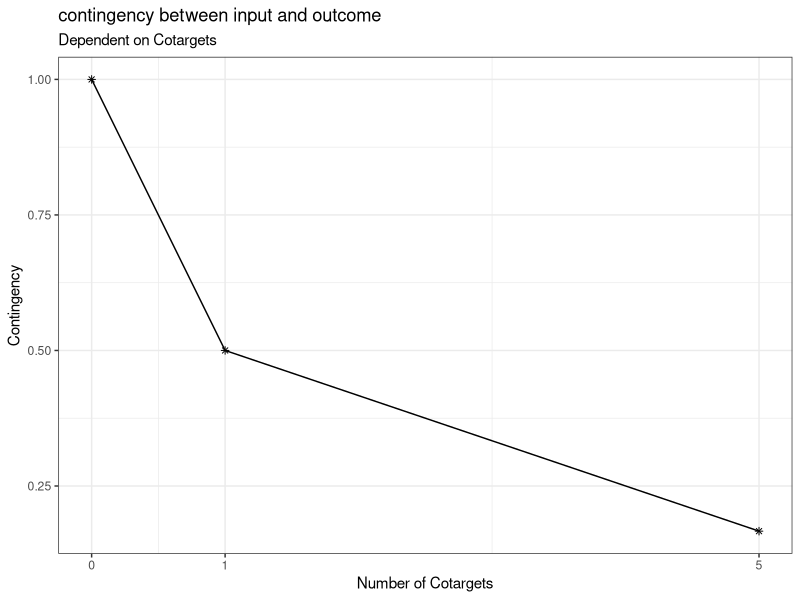
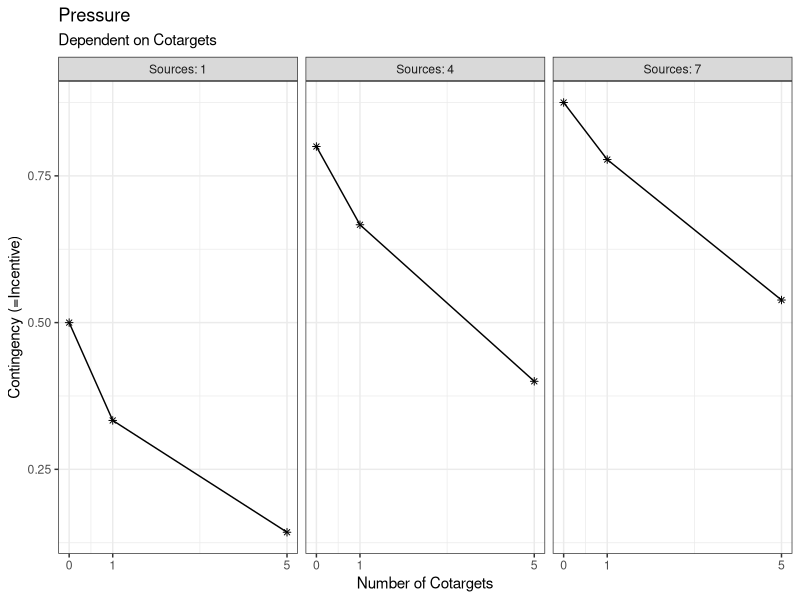
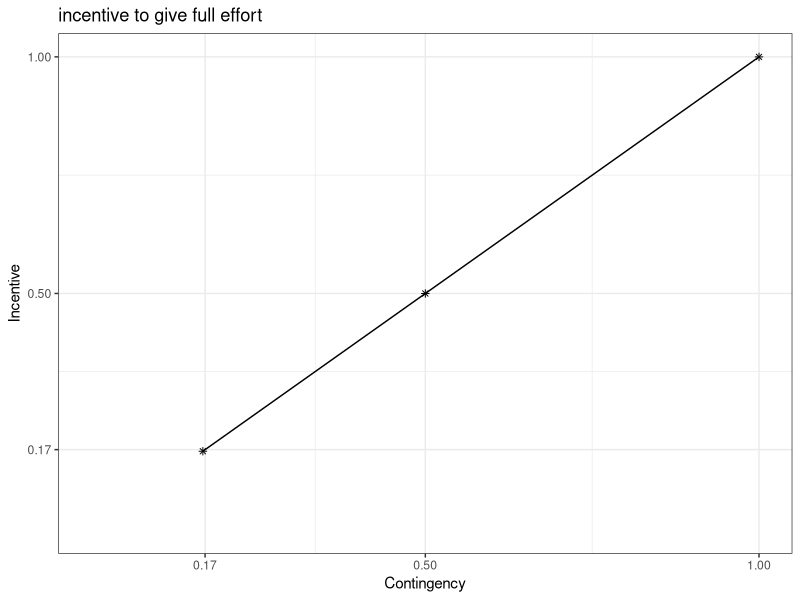
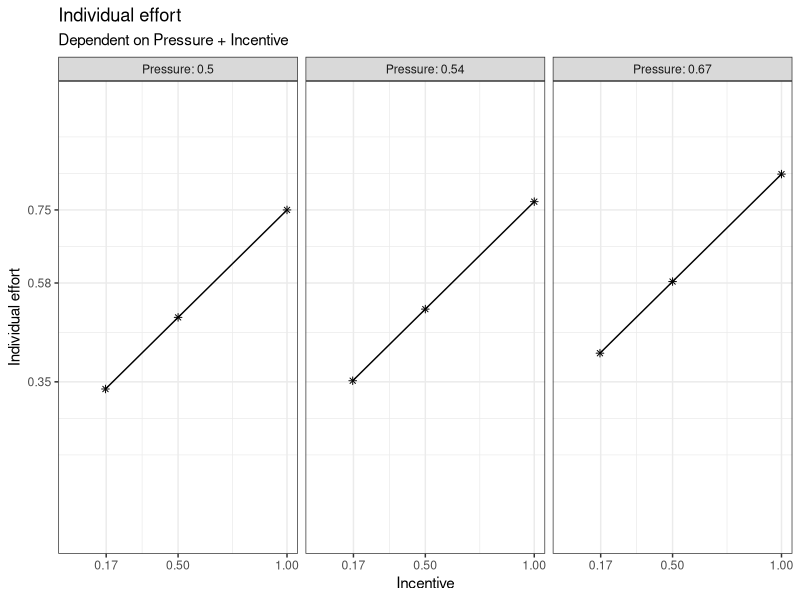
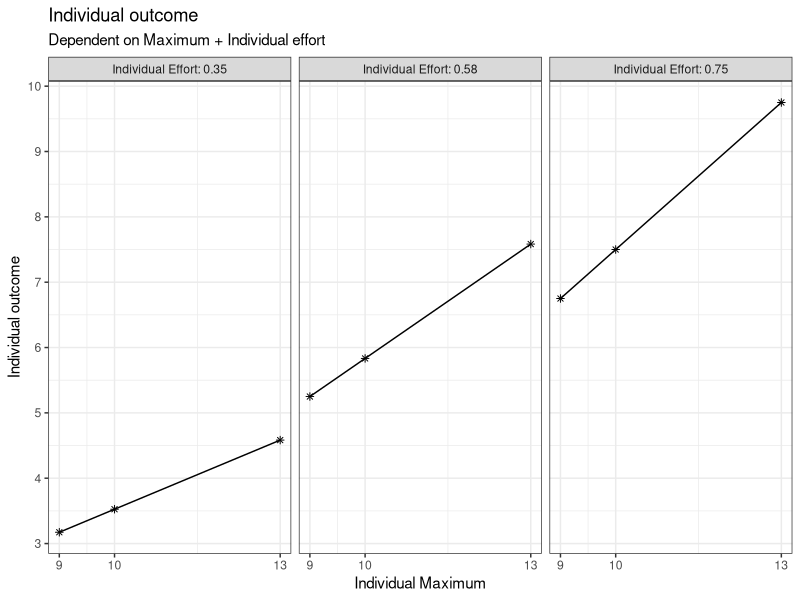
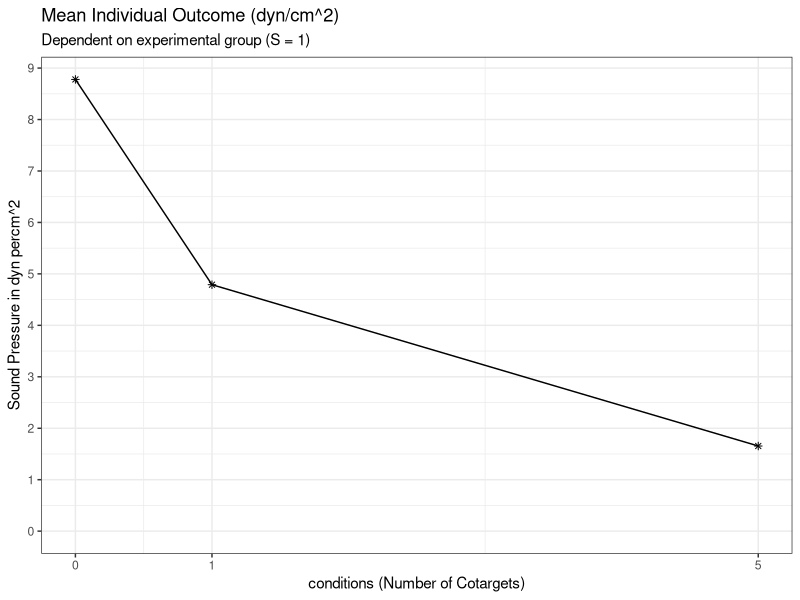

These figures' R source, in order:
###Creating of the base functions to compute the outcome of the simulation later on

# load the necessary libraries
library(ggplot2)
library(dplyr)
library(multcomp)

#' p1 Compute the contingency between input and outcome
#' 
#' @param CT number of people who are also viewed as targets of social pressure. Ranges from 0 to infinite (discrete)
#' 
#' @return (CON) contingency between input and outcome. Ranges from 0 to 1 (continuous)

get_CON <- function(CT) {
  n <- CT + 1
  CON <- 1/n
  return(CON)
}

# (example) check vectorized form:
CT <- c(0, 1, 5)
CON <- get_CON(CT)
CON

# (example) create data for CT 
plot_data_CON <- expand.grid(
  CT = c(0, 1, 5)
)

# (example) compute CON from the CT data
plot_data_CON$CON <- get_CON(
  CT = plot_data_CON$CT
)

# (example) plot a visual graph for the p1-function
ggplot(plot_data_CON, aes(x = CT, y = CON)) +
  geom_point(shape = 8) +
  labs(title = "contingency between input and outcome", subtitle = "Dependent on Cotargets", y = "Contingency", x = "Number of Cotargets") +
  scale_x_continuous(limits = c(0, 5), breaks = c(0, 1, 5)) +
  theme_bw() +
  geom_line()



#' p2 compute the social pressure on each given target member of the group
#' 
#' @param CT number of people who are also viewed as targets of social impact. Ranges from 0 to infinite (discrete)
#' @param S number of people viewed as source of social pressure. Ranges from 0 to infinite (discrete)
#' 
#' @return (P) social pressure. Ranges from 0 to 1 (continuous)

get_P <- function (CT, S) {
  P <- S/(S+CT+1)
  return(P)
}

# (example) check vectorized form:
CT <- c(0, 1, 5)
S <- c(1, 4, 7)
P <- get_P(CT, S)
P

# (example) create data for CT and S 
plot_data_P <- expand.grid(
  CT = c(0, 1, 5),
  S = c(1, 4, 7)
)

# (example) compute pressure from CT and S
plot_data_P$P <- get_P(
  CT = plot_data_P$CT,
  S = plot_data_P$S
)

# (example) create an extra column for the plotting
plot_data_P$S_label <- paste("Sources:", plot_data_P$S)

# (example) plot a visual graph for the p2-function
ggplot(plot_data_P, aes(x = CT, y = P)) +
  geom_point(shape = 8) +
  facet_wrap(~plot_data_P$S_label) +
  labs(title = "Pressure", subtitle = "Dependent on Cotargets", y = "Contingency (=Incentive)", x = "Number of Cotargets") +
  scale_x_continuous(limits = c(0, 5), breaks = c(0, 1, 5)) +
  theme_bw() +
  geom_line()



#' t1 compute the incentive to give full effort
#' 
#' @param CON number of people who are also viewed as targets of social impact. Ranges from 0 to infinite (discrete)
#' 
#' @return (INC) incentive to give full effort. Ranges from 0 to 1 (continuous)

get_INC <- function(CON) {
  INC <- CON
  return(INC)
}


# (example) check vectorized form:
INC <- get_INC(CON)
INC

# (example) create data for CT 
plot_data_INC <- expand.grid(
  CON = CON
)

# (example) compute the incentive from CT
plot_data_INC$INC <- get_INC(
  CON = plot_data_INC$CON
)

# (example) plot a visual graph for the t1-function
ggplot(plot_data_CON, aes(x = CON, y = INC)) +
  geom_point(shape = 8) +
  labs(title = "incentive to give full effort", y = "Incentive", x = "Contingency") +
  scale_x_continuous(limits = c(0, 1), breaks = c(round(CON, digits = 2))) +
  scale_y_continuous(limits = c(0, 1), breaks = c(round(INC, digits = 2))) +
  theme_bw() +
  geom_line()



#' p3 compute the individual effort 
#' 
#' @param INC incentive to give full effort. Ranges from 0 to 1 (continuous)
#' @param P social pressure. Ranges from 0 to 1 (continuous)
#' 
#' @return (IE) individual effort. Ranges from 0 to 1 (continuous)

get_IE <- function(INC, P) {
  IE <- 0.5 * INC + 0.5 * P
  return(IE)
}

# (example) check vectorized form:
IE <- get_IE(INC, P)
IE


# (example) create data for INC and P
plot_data_IE <- expand.grid(
  INC = INC,
  P = P
)

# (example) compute the individual effort from INC and P
plot_data_IE$IE <- get_IE(
  INC = plot_data_IE$INC,
  P = plot_data_IE$P
)

# (example) create an extra column for the plotting
plot_data_IE$P_label <- paste("Pressure:", round(plot_data_IE$P, digits = 2))

# (example) plot a visual graph for the p1-function
ggplot(plot_data_IE, aes(x = INC, y = IE)) +
  geom_point(shape = 8) +
  facet_wrap(~plot_data_IE$P_label) +
  labs(title = "Individual effort", subtitle = "Dependent on Pressure + Incentive", y = "Individual effort", x = "Incentive") +
  scale_x_continuous(limits = c(0, 1), breaks = c(round(INC, digits = 2))) +
  scale_y_continuous(limits = c(0, 1), breaks = c(round(IE, digits = 2))) +
  theme_bw() +
  geom_line()



#' Superfunction - compute the individual effort with some noise (through all the previous functions)
#' 
#' @param CT number of people who are also viewed as targets of social pressure. Ranges from 0 to infinite (discrete)
#' @param S number of people viewed as source of social pressure. Ranges from 0 to infinite (discrete)
#' 
#' @return (IE) individual effort. Ranges from 0 to 1 (continuous)

get_super_IE <- function(CT, S) {
  CON <- get_CON(CT) 
  P <- get_P(CT, S)
  INC <- get_INC(CON)
  IE <- get_IE(INC, P)
  IE <- IE + rnorm(1, mean = 0, sd = 0.3)
  IE[IE > 1] <- 1
  IE[IE < 0] <- 0
  return(IE)
}


#' t2-function (manifest) - compute the individual outcome
#' 
#' @param MC maximum capacity to scream. Ranges from 0 to 15 (continuous)
#' @param IE individual effort Ranges from 0 to 1 (continuous)
#' 
#' @return (IO) individual outcome. Ranges from 0 to inf. (continuous)

get_IO <- function(MC, IE) {
  IO <- MC * IE   
  return (IO)
}

# (example) check vectorized form:
MC <- c(9, 10, 13)
IO <- get_IE(MC, IE)
IO

# (example) create data for MC and IE
plot_data_IO <- expand.grid(
  MC = c(9, 10, 13),
  IE = IE
)

# (example) compute the individual effort from MC and IE
plot_data_IO$IO <- get_IO(
  MC = plot_data_IO$MC,
  IE = plot_data_IO$IE
)

# (example) create an extra column for the plotting
plot_data_IO$IE_label <- paste("Individual Effort:", round(plot_data_IO$IE, digits = 2))

# (example) plot a visual graph for the p1-function
ggplot(plot_data_IO, aes(x = MC, y = IO)) +
  geom_point(shape = 8) +
  facet_wrap(~plot_data_IO$IE_label) +
  labs(title = "Individual outcome", subtitle = "Dependent on Maximum + Individual effort", y = "Individual outcome", x = "Individual Maximum") +
  scale_x_continuous(limits = c(min(MC), max(MC)), breaks = c(round(MC, digits = 2))) +
  scale_y_continuous(limits = c(min(plot_data_IO$IO), max(plot_data_IO$IO)), breaks = pretty(plot_data_IO$IO)) +
  theme_bw() +
  geom_line()


#' Superfunction - compute the individual outcome  (through all the previous functions)
#' 
#' @param CT number of people who are also viewed as targets of social pressure. Ranges from 0 to infinite (discrete)
#' @param S number of people viewed as source of social pressure. Ranges from 0 to infinite (discrete)
#' @param MC maximum capacity to scream. Ranges from 0 to 15 (continuous)
#' 
#' @return (IO) individual outcome. Ranges from 0 to inf (continuous)

get_super_IO <- function(CT, S, MC){
  IO <- get_super_IE(CT, S) * MC 
  return (IO)
}

### Final Simulation

## Replicate the original Study of Latané et al. 

# Simulate virtual experiments from the model.
# ---------------------------------------------------------------------------
# We assume that the model is the true data generating model.
# As it is a deterministic (IS IT???) model, any virtual participant
# will have on average the same individual effort based on 
# the number of Cotargets (CT) and Sources of Social Pressure (S)


# Variability comes into the experiment by:
# (a) Different trait values for the maximum noise each person can produce
# (b) Randomness from the noise we compute in the superfuncion - due to e.g. 
#     faitque, personality, mental state etc.  during the experiment

# You can run the script repeatedly to simulate new replication studies,
# and observe the variability in outcomes due to sampling variability.

set.seed(324)

# set sample size of participants (we assume a within-person design)
# derived  from experiment 2 - the pseudo-groups (Latané et al.)
n <- 36

# experimental design: Latané et al. (1979)
# create data for CT and S

df <- expand.grid(
  id = 1:n, 
  CT = c(0, 1, 5),
  S = c(1)
)

# determine the variables for a simulation of the exogenous variables
phi <- 5
alpha <- 0.922*phi
beta <- (1-0.922)*phi

scale_factor <- 12.29 / 0.922

# interindividual variability in exogenous variable ("maximum capacity")
max_per_person <- data.frame(
  id = 1:n,
  maximum = scale_factor * rbeta(n, alpha, beta)
)

mean(max_per_person$maximum)

# merge into df
df <- merge(df, max_per_person, by = "id")

# compute the psychological outcome variable (IE)
df$IE <- get_super_IE(
  CT = df$CT,
  S = df$S
)

# compute the manifest outcome variable (IO)
df$IO <- get_super_IO(
  CT = df$CT,
  S = df$S,
  MC = df$maximum
)

# look at the simulated data 
# View(df)

#compute the means of IO for each experimental group
m0 <- mean(df$IO[df$CT == 0], na.rm = TRUE)

m1 <- mean(df$IO[df$CT == 1], na.rm = TRUE)

m5 <- mean(df$IO[df$CT == 5], na.rm = TRUE)

data_final <- data.frame(
  groups = c(0, 1, 5),
  means = c(m0, m1, m5)
)

plot_final <- ggplot(data_final, aes(x = groups, y = means)) +
  geom_point(shape = 8) +
  labs(title = "Mean Individual Outcome (dyn/cm^2)", subtitle = "Dependent on experimental group (S = 1)", y = "Sound Pressure in dyn percm^2", x = "conditions (Number of Cotargets)") +
  scale_x_continuous(limits = c(0, 5), breaks = c(0, 1, 5)) +
  scale_y_continuous(limits = c(0, m0), breaks = c(0, 1, 2, 3, 4, 5, 6, 7, 8, 9, 10, 11, 12, 13, 14, 15, 16, 17, 18, 19, 20)) +
  theme_bw() +
  geom_line()
plot_final

# Variance analysis
df$CT_factor <- factor(df$CT,
                       levels = c(0,1,5),
                       labels = c("CT0","CT1","CT5"))

fit_aov <- aov(IO ~ CT_factor, data = df)

hyp1 <- "CT1 - CT5 <= 0"
hyp2 <- "CT0 - CT1 <= 0"
hyps <- c(hyp1, hyp2)

kontraste <- mcp(CT_factor = hyps)

fit <- glht(fit_aov, linfct = kontraste)

confint(fit, level = 0.95, calpha = univariate_calpha())
summary(fit, test = univariate())
